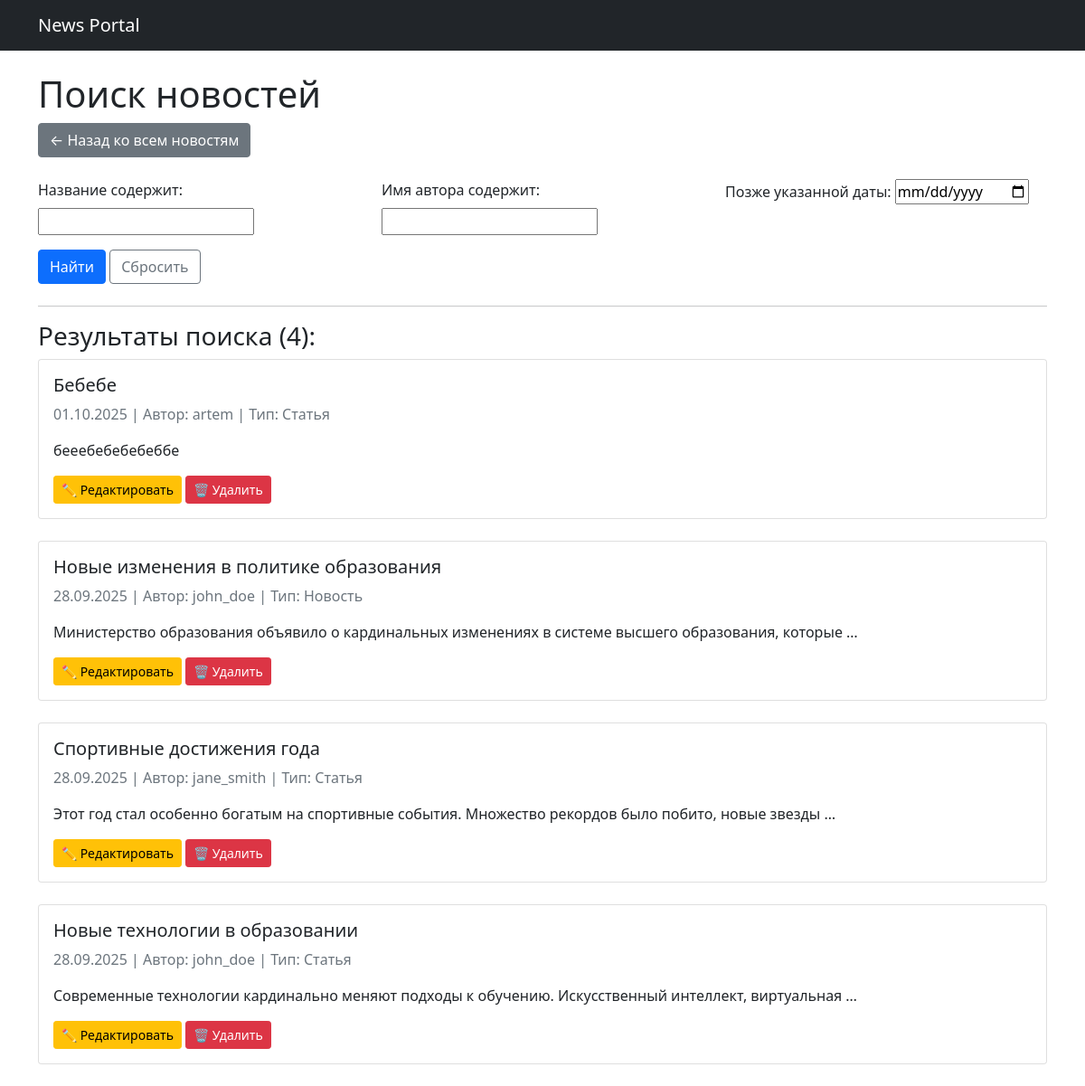
Page /news/search/ on the earlier database version.
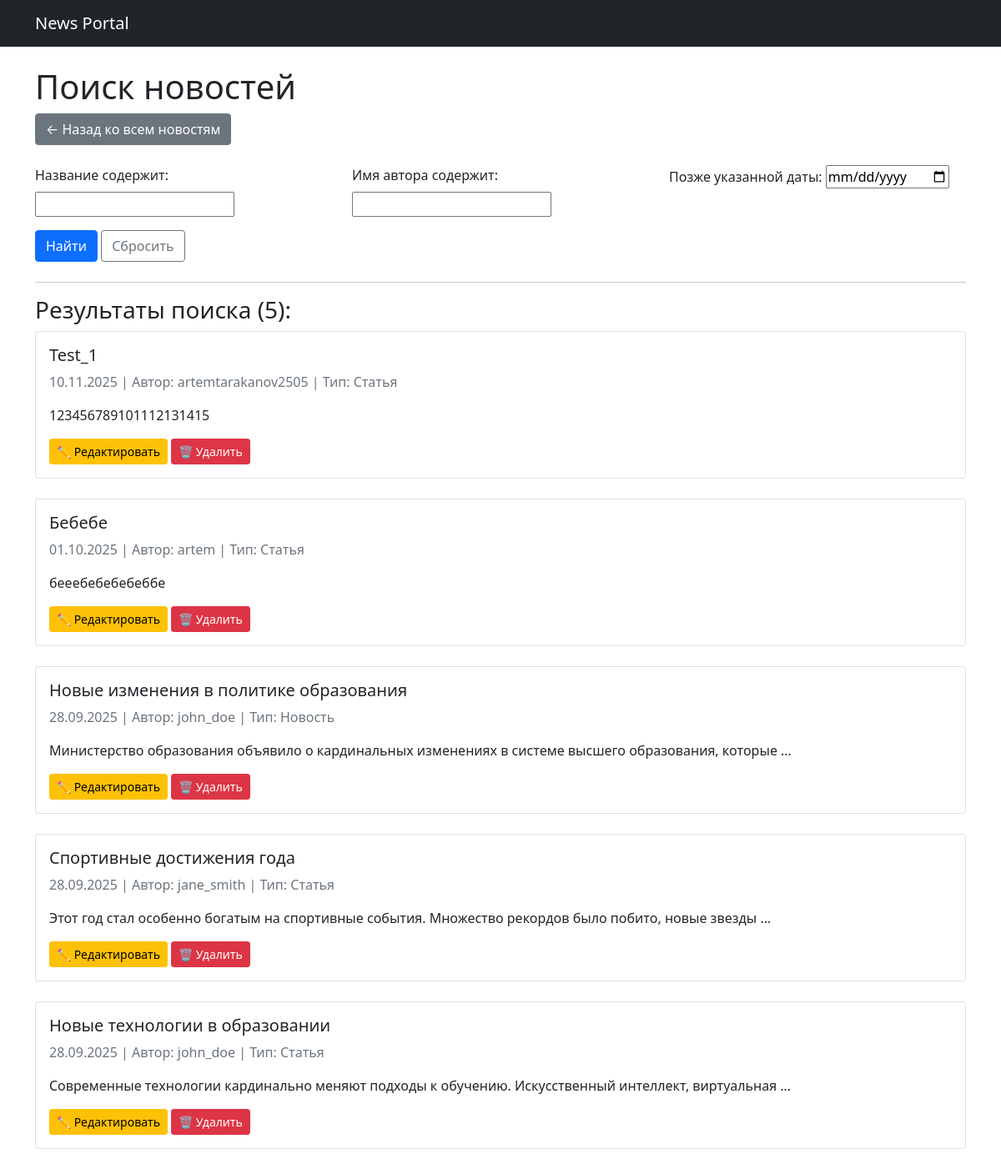
Same page on the later database version.
### news/models.py (models this page shows, shortened)
class Post(models.Model):
    ARTICLE = 'AR'
    NEWS = 'NW'
    CATEGORY_CHOICES = [
        (ARTICLE, 'Статья'),
        (NEWS, 'Новость'),
    ]
    author = models.ForeignKey(Author, on_delete=models.CASCADE)
    category_type = models.CharField(max_length=2, choices=CATEGORY_CHOICES, default=ARTICLE)
    date_creation = models.DateTimeField(auto_now_add=True)
    categories = models.ManyToManyField(Category, through='PostCategory')
    title = models.CharField(max_length=128)
    text = models.TextField()
    rating = models.SmallIntegerField(default=0)

class Author(models.Model):
    user = models.OneToOneField(User, on_delete=models.CASCADE)
    rating = models.SmallIntegerField(default=0)

### news/views.py (the view)
# urls.py: path('search/', NewsSearch.as_view(), name='news_search'),
class NewsSearch(ListView):
    model = Post
    ordering = '-date_creation'
    template_name = 'news_search.html'
    context_object_name = 'news'
    paginate_by = 10
    def get_queryset(self):
        queryset = super().get_queryset()
        self.filterset = PostFilter(self.request.GET, queryset)
        return self.filterset.qs
    def get_context_data(self, **kwargs):
        context = super().get_context_data(**kwargs)
        context['filterset'] = self.filterset
        return context

### news/templatetags/news_filters.py (called while the page is built)
@register.filter()
def censor(value):
    if not isinstance(value, str):
        raise ValueError
    bad_words = ['редиска', 'плохой', 'нехороший', 'дурак']
    for word in bad_words:
        censored_word = word[0] + '*' * (len(word) - 1)
        value = value.replace(word, censored_word)
        value = value.replace(word.capitalize(), censored_word)
    return value

### templates/news_search.html (shortened to what this page needs)
{% extends 'flatpages/default.html' %}
{% load news_filters %}
{% load news_tags %}
{% block content %}
    <h1>Поиск новостей</h1>
    <div class="mb-4">
        <a href="{% url 'news_list' %}" class="btn btn-secondary">← Назад ко всем новостям</a>
    </div>
    <form action="" method="get" class="mb-4">
        <div class="row">
            <div class="col-md-4">
                <label for="id_title" class="form-label">Название содержит:</label>
                {{ filterset.form.title }}
            </div>
            <div class="col-md-4">
                <label for="id_author__user__username" class="form-label">Имя автора содержит:</label>
                {{ filterset.form.author__user__username }}
            </div>
            <div class="col-md-4">
                <label for="id_date_creation__gt" class="form-label">Позже указанной даты:</label>
                {{ filterset.form.date_creation__gt }}
            </div>
        </div>
        <div class="mt-3">
            <input type="submit" value="Найти" class="btn btn-primary" />
            <a href="{% url 'news_search' %}" class="btn btn-outline-secondary">Сбросить</a>
        </div>
    </form>
    <hr>
    {% if news %}
        <h3>Результаты поиска ({{ news|length }}):</h3>
        {% for item in news %}
            <div class="card mb-4">
                <div class="card-body">
                    <h5 class="card-title">{{ item.title|censor }}</h5>
                    <p class="text-muted">
                        {{ item.date_creation|date:'d.m.Y' }} |
                        Автор: {{ item.author.user.username }} |
                        Тип: {% if item.category_type == 'NW' %}Новость{% else %}Статья{% endif %}
                    </p>
                    <p class="card-text">{{ item.text|censor|truncatechars:100 }}</p>
                    <div class="mt-2">
                        <a href="{% url 'news_edit' item.pk %}" class="btn btn-warning btn-sm">✏️ Редактировать</a>
                        <a href="{% url 'news_delete' item.pk %}" class="btn btn-danger btn-sm">🗑️ Удалить</a>
                    </div>
                </div>
            </div>
        {% endfor %}
    {% else %}
        <div class="alert alert-info">
            <h4>Новости не найдены</h4>
            <p>Попробуйте изменить критерии поиска.</p>
        </div>
    {% endif %}
{% endblock content %}

Differences in the rows shown:
added Post: title|censor "Test_1", date_creation "10.11.2025", author.user.username "artemtarakanov2505", category_type "Статья", text|censor "123456789101112131415"
Other differences:
{{ news|length }}: "4" → "5"
